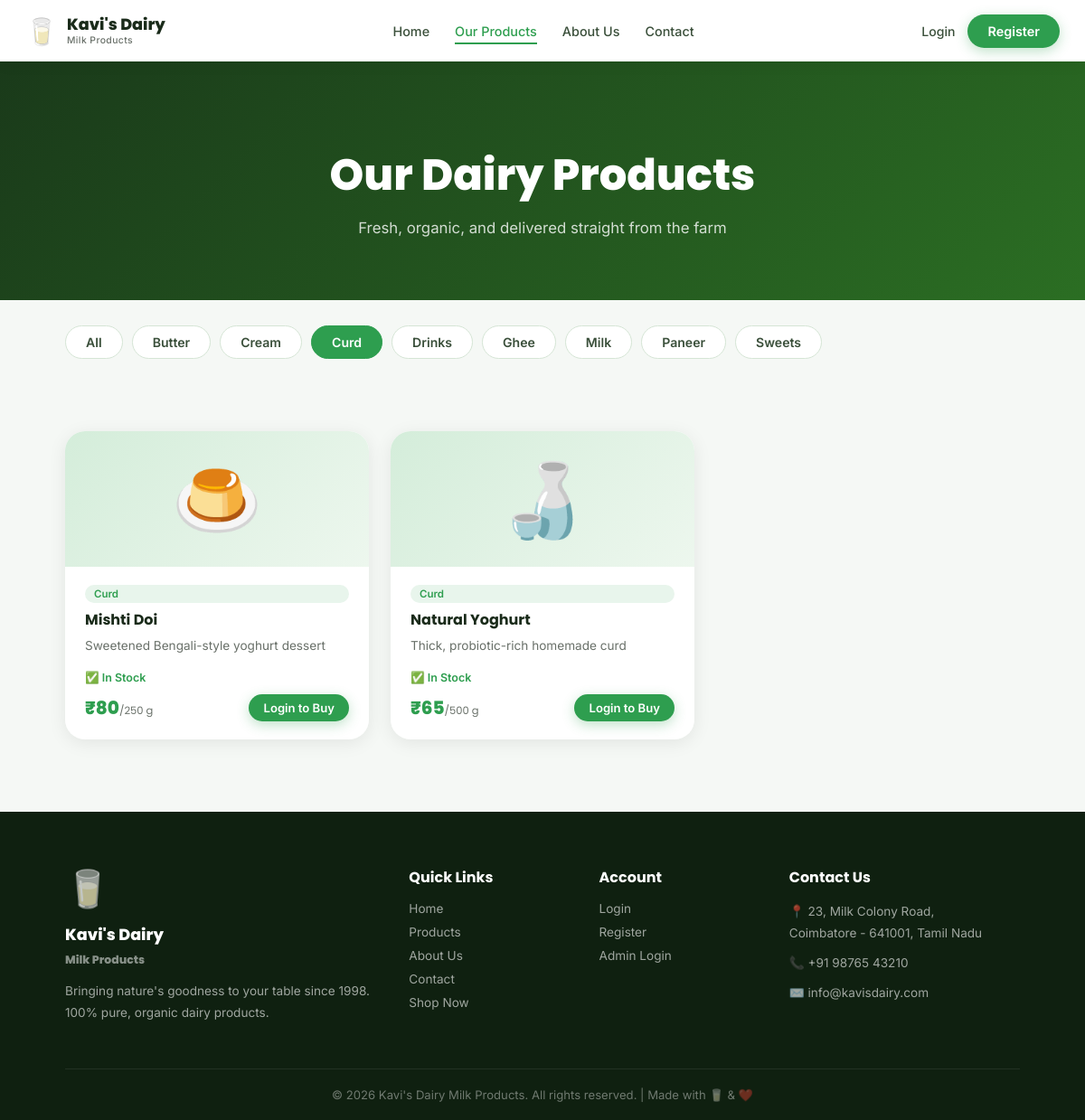
/products?category=Curd, run on the app's committed database.
### tables this page shows
CREATE TABLE products (
            id          INTEGER PRIMARY KEY AUTOINCREMENT,
            name        TEXT    NOT NULL,
            description TEXT,
            price       REAL    NOT NULL,
            unit        TEXT    DEFAULT 'litre',
            emoji       TEXT    DEFAULT '🥛',
            stock       INTEGER DEFAULT 100,
            category    TEXT    DEFAULT 'Milk'
        );

### app.py (the view)
@app.route('/products')
def products():
    db = get_db()
    category = request.args.get('category', 'All')
    if category == 'All':
        prods = db.execute("SELECT * FROM products ORDER BY category, name").fetchall()
    else:
        prods = db.execute("SELECT * FROM products WHERE category=? ORDER BY name", (category,)).fetchall()
    categories = [r['category'] for r in db.execute("SELECT DISTINCT category FROM products ORDER BY category").fetchall()]
    db.close()
    return render_template('products.html', products=prods, categories=categories, active_cat=category)

### app.py (called while the page is built)
def get_db():
    conn = sqlite3.connect(DATABASE)
    conn.row_factory = sqlite3.Row
    return conn

@app.context_processor
def inject_cart_count():
    cart = session.get('cart', {})
    total = sum(item['qty'] for item in cart.values())
    return {'cart_count': total}

### templates/products.html (shortened to what this page needs)
{% extends 'base.html' %}
{% block content %}
<section class="page-hero" style="background:linear-gradient(135deg,#1a3a1a 0%,#2b6e23 100%);">
    <h1>Our Dairy Products</h1>
    <p>Fresh, organic, and delivered straight from the farm</p>
</section>
<div class="cat-filter-bar">
    <a href="{{ url_for('products', category='All') }}" class="cat-btn {{ 'active' if active_cat=='All' }}">All</a>
    {% for cat in categories %}
    <a href="{{ url_for('products', category=cat) }}" class="cat-btn {{ 'active' if active_cat==cat }}">{{ cat }}</a>
    {% endfor %}
</div>
<section class="home-section">
    <div class="products-grid">
        {% for p in products %}
        <div class="product-card">
            <div class="prod-emoji-wrap">{{ p.emoji }}</div>
            <div class="prod-body">
                <span class="cat-tag">{{ p.category }}</span>
                <h3>{{ p.name }}</h3>
                <p>{{ p.description }}</p>
                <div class="stock-bar">
                    <span class="{{ 'in-stock' if p.stock>10 else 'low-stock' }}">
                        {{ '✅ In Stock' if p.stock>10 else ('⚠️ Only '+p.stock|string+' left') }}
                    </span>
                </div>
                <div class="prod-foot">
                    <span class="price">₹{{ "%.0f"|format(p.price) }}<small>/{{ p.unit }}</small></span>
                    {% if session.user_id %}
                    <button class="btn btn-primary btn-sm add-cart-btn" data-id="{{ p.id }}" data-name="{{ p.name }}">+
                        Add to Cart</button>
                    {% else %}
                    <a href="{{ url_for('login') }}" class="btn btn-primary btn-sm">Login to Buy</a>
                    {% endif %}
                </div>
            </div>
        </div>
        {% endfor %}
    </div>
</section>
{% endblock %}

### static/css/style.css (style rules this page uses)
:root { --green: #2e9e4f; --green-d: #1f7338; --green-l: #e8f5ec; --yellow: #f5c518; --red: #e53935; --white: #ffffff; --bg: #f5f8f5; --bg2: #eef3ee; --text: #1a2b1a; --text-m: #3a4f3a; --text-l: #697069; --card: rgba(255, 255, 255, 0.96); --r: 14px; --r-lg: 22px; --sh: 0 4px 20px rgba(0, 0, 0, 0.08); --sh-lg: 0 16px 56px rgba(0, 0, 0, 0.15); --t: 0.28s ease; }
*, *::before, *::after { box-sizing: border-box; margin: 0; padding: 0; }
html { scroll-behavior: smooth; }
body { font-family: 'Inter', sans-serif; background: var(--bg); color: var(--text); display: flex; flex-direction: column; min-height: 100vh; }
a { text-decoration: none; color: inherit; }
.btn { display: inline-flex; align-items: center; justify-content: center; gap: 8px; padding: 10px 22px; border-radius: 50px; font-size: .9rem; font-weight: 600; cursor: pointer; border: none; transition: all var(--t); outline: none; text-decoration: none; }
.btn-primary { background: var(--green); color: #fff; box-shadow: 0 4px 14px rgba(46, 158, 79, .3); }
.btn-sm { padding: 7px 16px; font-size: .82rem; }
.cat-tag { display: inline-block; padding: 3px 10px; border-radius: 50px; font-size: .72rem; font-weight: 600; background: var(--green-l); color: var(--green); margin-bottom: 6px; }
.home-section { padding: 80px clamp(20px, 6vw, 100px); }
.products-grid { display: grid; grid-template-columns: repeat(auto-fill, minmax(270px, 1fr)); gap: 24px; }
.product-card { background: var(--card); border-radius: var(--r-lg); box-shadow: var(--sh); overflow: hidden; display: flex; flex-direction: column; transition: transform var(--t), box-shadow var(--t); }
.prod-emoji-wrap { height: 150px; display: flex; align-items: center; justify-content: center; font-size: 5rem; background: linear-gradient(135deg, #d4edda, #edf7ee); }
.prod-body { padding: 20px 22px; flex: 1; display: flex; flex-direction: column; }
.prod-body h3 { font-family: 'Poppins', sans-serif; font-weight: 700; font-size: 1rem; margin-bottom: 6px; }
.prod-body p { color: var(--text-l); font-size: .85rem; line-height: 1.5; flex: 1; margin-bottom: 14px; }
.prod-foot { display: flex; align-items: center; justify-content: space-between; gap: 10px; margin-top: auto; }
.price { font-family: 'Poppins', sans-serif; font-weight: 800; font-size: 1.25rem; color: var(--green); }
.price small { font-size: .72rem; font-weight: 400; color: var(--text-l); }
.stock-bar { margin-bottom: 10px; }
.in-stock { font-size: .78rem; color: var(--green); font-weight: 600; }
.page-hero { text-align: center; padding: 90px 40px 70px; background: linear-gradient(135deg, #1a3a1a, #2e5828); color: #fff; animation: fadeUp .7s ease; }
.page-hero h1 { font-family: 'Poppins', sans-serif; font-size: clamp(2rem, 4vw, 3rem); font-weight: 800; margin-bottom: 12px; }
.page-hero p { color: rgba(255, 255, 255, .8); font-size: 1.05rem; }
.cat-filter-bar { display: flex; gap: 10px; flex-wrap: wrap; padding: 28px clamp(20px, 6vw, 100px) 0; }
.cat-btn { padding: 9px 22px; border-radius: 50px; font-size: .88rem; font-weight: 600; background: #fff; color: var(--text-m); border: 1.5px solid #d5e5d5; transition: all var(--t); cursor: pointer; }
.cat-btn:hover, .cat-btn.active { background: var(--green); color: #fff; border-color: var(--green); }

### data on the page
products: emoji "🍮", category "Curd", name "Mishti Doi", description "Sweetened Bengali-style yoghurt dessert", stock "✅ In Stock", price "80", unit "250 g"
products: emoji "🍶", category "Curd", name "Natural Yoghurt", description "Thick, probiotic-rich homemade curd", stock "✅ In Stock", price "65", unit "500 g"

### other printed values
{{ cat }} "Butter" "Cream" "Curd" "Drinks" "Ghee" "Milk" "Paneer" "Sweets"
